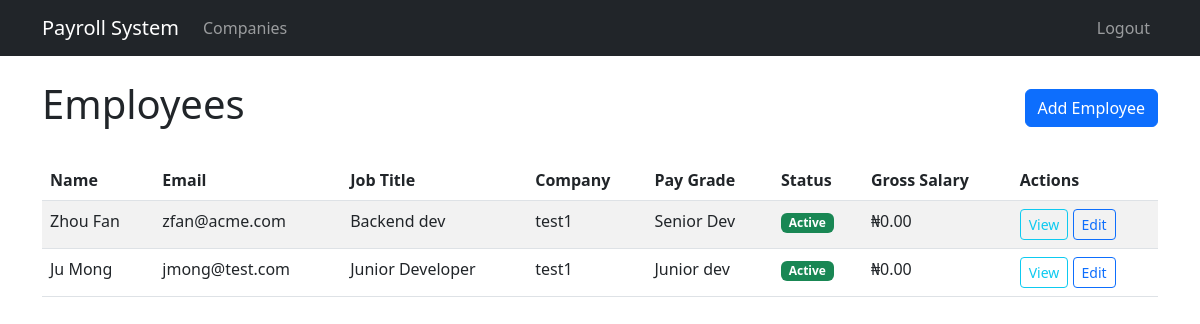
Before: /employees/ (signed in) with the older database file.
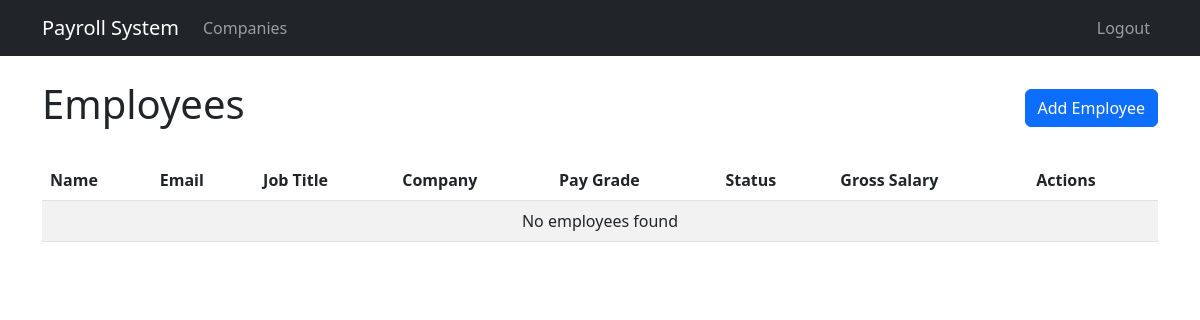
After: the same page with the newer database file.
### employees/models.py (models this page shows, shortened)
class Employee(TimeStampedModel):
    email = models.EmailField(unique=True)
    job_title = models.CharField(max_length=100)
    company = models.ForeignKey('company.Company', on_delete=models.CASCADE)
    first_name = models.CharField(max_length=50)
    last_name = models.CharField(max_length=50)
    pay_grade = models.ForeignKey(
        'salary.PayGrade',
        on_delete=models.SET_NULL,
        null=True,
        blank=True,
    )
    is_active = models.BooleanField(default=True)

### company/models.py (models this page shows)
class Company(TimeStampedModel):
    name = models.CharField(max_length=100)
    tax_id = models.CharField(max_length=30, blank=True)
    address = models.TextField()
    is_active = models.BooleanField(default=True)
    def __str__(self):
        return self.name

### salary/models.py (models this page shows)
class PayGrade(TimeStampedModel):
    name = models.CharField(max_length=100, unique=True)
    is_active = models.BooleanField(default=True)
    def __str__(self):
        return f"{self.name}"

### employees/views.py (the view)
# urls.py: path('', views.EmployeeListView.as_view(), name='employees_list'),
class EmployeeListView(LoginRequiredMixin, ListView):
    model = Employee
    template_name = 'employees/employee_list.html'
    context_object_name = 'employees'
    paginate_by = 20
    def get_queryset(self):
        return Employee.objects.select_related('company', 'pay_grade').order_by('last_name')

### employees/templates/employees/employee_list.html (shortened to what this page needs)
{% extends 'base.html' %}
{% block content %}
<div class="d-flex justify-content-between align-items-center mb-4">
    <h1>Employees</h1>
    <a href="{% url 'employees_create' %}" class="btn btn-primary">Add Employee</a>
</div>
<div class="table-responsive">
    <table class="table table-striped table-hover">
        <thead>
            <tr>
                <th>Name</th>
                <th>Email</th>
                <th>Job Title</th>
                <th>Company</th>
                <th>Pay Grade</th>
                <th>Status</th>
                <th>Gross Salary</th>
                <th>Actions</th>
            </tr>
        </thead>
        <tbody>
            {% for employee in employees %}
            <tr>
                <td>{{ employee.first_name }} {{ employee.last_name }}</td>
                <td>{{ employee.email }}</td>
                <td>{{ employee.job_title }}</td>
                <td>{{ employee.company }}</td>
                <td>{{ employee.pay_grade|default:"-" }}</td>
                <td>
                    {% if employee.is_active %}
                    <span class="badge bg-success">Active</span>
                    {% else %}
                    <span class="badge bg-secondary">Inactive</span>
                    {% endif %}
                </td>
                <td>₦{{ employee.calculate_payroll.gross_salary|default:"0.00" }}</td>
                <td>
                    <a href="{% url 'employees_detail' employee.pk %}" class="btn btn-sm btn-outline-info">View</a>
                    <a href="{% url 'employees_update' employee.pk %}" class="btn btn-sm btn-outline-primary">Edit</a>
                </td>
            </tr>
            {% empty %}
            <tr>
                <td colspan="8" class="text-center">No employees found</td>
            </tr>
            {% endfor %}
        </tbody>
    </table>
</div>
{% endblock %}

Changed rows visible on the page:
removed Employee: first_name "Zhou", last_name "Fan", email "zfan@acme.com", job_title "Backend dev", company "test1", pay_grade "Senior Dev", is_active "Active", calculate_payroll.gross_salary "0.00"
removed Employee: first_name "Ju", last_name "Mong", email "jmong@test.com", job_title "Junior Developer", company "test1", pay_grade "Junior dev", is_active "Active", calculate_payroll.gross_salary "0.00"
Other visible differences:
text now shown: "No employees found"
